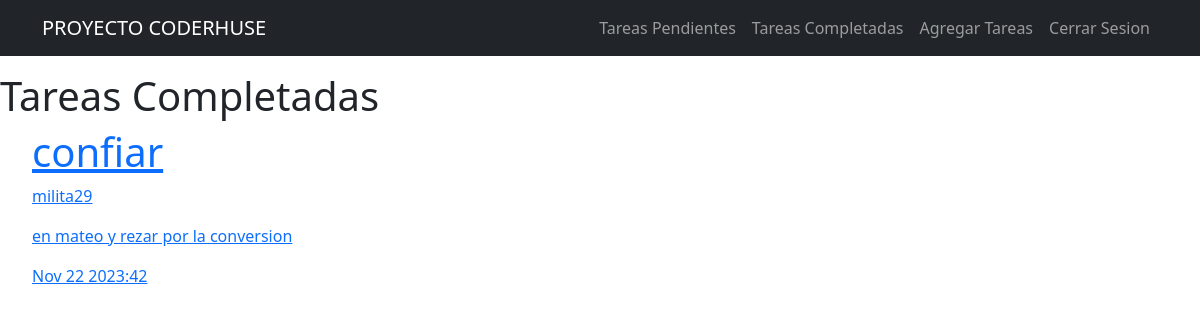
The page /tasks/completed (signed in) on the database its author committed.
### tasks/models.py (models this page shows, shortened)
class task(models.Model):
    titulo = models.CharField(max_length=100)
    description = models.TextField(blank=True)
    creacion = models.DateTimeField(auto_now_add=True)
    dia_completado = models.DateTimeField(null=True, blank= True)
    importante = models.BooleanField(default=False)
    user = models.ForeignKey(User, on_delete=models.CASCADE)

### tasks/views.py (the view)
# urls.py: path('tasks/completed', views.tasks_completed, name='tasks_completed'),
@login_required
def tasks_completed(request):
    task_list = task.objects.filter(user=request.user, dia_completado__isnull=False ).order_by('-dia_completado')
    return render(request, 'tasks.html', {'tasks': task_list})

### tasks/templates/tasks.html (shortened to what this page needs)
{% extends 'base.html' %}
{% block content %}
<main>
    <div>
        <div >
            {% if tasks %}
                {% if tasks.0.dia_completado %}
                    <h1>Tareas Completadas</h1>
                {% else %}
                    <h1>Tareas Pendientes</h1>
                {% endif %}
            {% else %}
                <h1>No hay tareas</h1>
            {% endif %}
            <ul>
                {% for task in tasks %}
                    <a href="{% url 'task_detail' task.id %}">
                        <header>
                            {% if task.importante %}
                                <h1>{{ task.titulo }}</h1>
                            {% else %}
                                <h1>{{ task.titulo }}</h1>
                            {% endif %}
                            <p>{{ task.user.username }}</p>
                        </header>
                        <p>{{ task.description }}</p>
                        <p>{{ task.dia_completado|date:'M j Y:i' }}</p>
                    </a>
                {% endfor %}
            </ul>
        </div>
    </div>
</main>
{% endblock %}

### rows shown on the page
task: titulo "confiar", user.username "milita29", description "en mateo y rezar por la conversion", dia_completado "Nov 22 2023:42"
